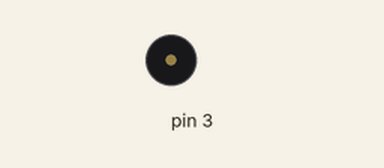
Simulated run of this sketch. Board: Arduino Uno, built with avr-gcc and run on an emulated ATmega328P. Shown: buzzer (waves = sounding).

Above: at 1.0 s.
At 4.05 s:
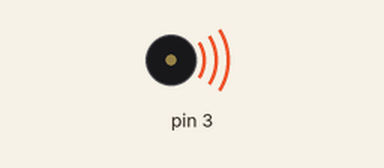
Timing chart, 0 to 5.2 s (numbered marks = the images above):
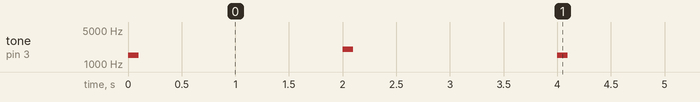

Measured:
- by itself, tone on pin 3: repeats every 4.0 s: silent 1.9 s, 2000 Hz 0.10 s, silent 1.9 s, 1500 Hz 0.10 s

The sketch:

Buzzer.ino
```cpp
void setup(){
  pinMode(3, OUTPUT);
}

void loop() {
  tone(3, 1500, 100);
  delay(2000);

  tone(3, 2000, 100);
  delay(2000);
}
```
